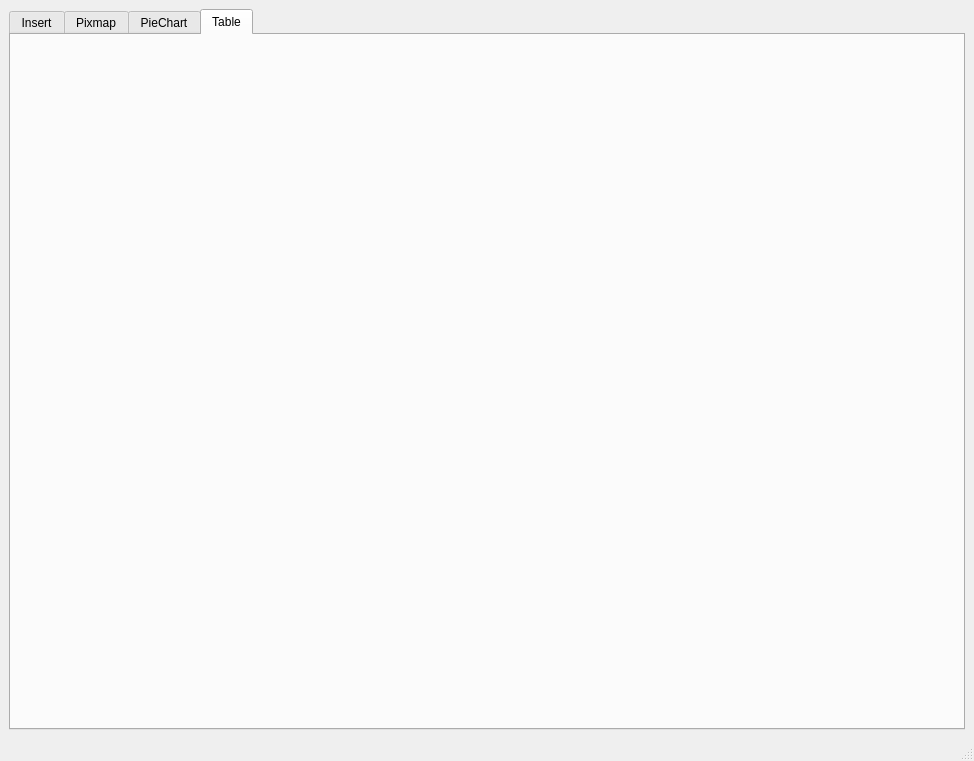
<?xml version="1.0" encoding="UTF-8"?>
<ui version="4.0">
 <class>MainWindow</class>
 <widget class="QMainWindow" name="MainWindow">
  <property name="geometry">
   <rect>
    <x>0</x>
    <y>0</y>
    <width>974</width>
    <height>761</height>
   </rect>
  </property>
  <property name="windowTitle">
   <string>MainWindow</string>
  </property>
  <widget class="QWidget" name="centralwidget">
   <layout class="QHBoxLayout" name="horizontalLayout">
    <item>
     <widget class="QTabWidget" name="tabWidget">
      <property name="sizePolicy">
       <sizepolicy hsizetype="Expanding" vsizetype="Expanding">
        <horstretch>100</horstretch>
        <verstretch>1</verstretch>
       </sizepolicy>
      </property>
      <property name="currentIndex">
       <number>3</number>
      </property>
      <widget class="QWidget" name="insertTab">
       <attribute name="title">
        <string>Insert</string>
       </attribute>
       <layout class="QGridLayout" name="gridLayout_4">
        <item row="0" column="0">
         <layout class="QVBoxLayout" name="insertLayout"/>
        </item>
       </layout>
      </widget>
      <widget class="QWidget" name="pixmapTab">
       <property name="sizePolicy">
        <sizepolicy hsizetype="Expanding" vsizetype="Expanding">
         <horstretch>0</horstretch>
         <verstretch>0</verstretch>
        </sizepolicy>
       </property>
       <attribute name="title">
        <string>Pixmap</string>
       </attribute>
       <layout class="QGridLayout" name="gridLayout">
        <item row="0" column="0">
         <layout class="QVBoxLayout" name="pixmapLayout">
          <property name="sizeConstraint">
           <enum>QLayout::SetDefaultConstraint</enum>
          </property>
         </layout>
        </item>
       </layout>
      </widget>
      <widget class="QWidget" name="pieChartTab">
       <property name="sizePolicy">
        <sizepolicy hsizetype="Expanding" vsizetype="Expanding">
         <horstretch>0</horstretch>
         <verstretch>0</verstretch>
        </sizepolicy>
       </property>
       <attribute name="title">
        <string>PieChart</string>
       </attribute>
       <layout class="QGridLayout" name="gridLayout_2">
        <item row="0" column="0">
         <layout class="QVBoxLayout" name="pieChartLayout">
          <item>
           <widget class="QChartView" name="pieChart"/>
          </item>
         </layout>
        </item>
       </layout>
      </widget>
      <widget class="QWidget" name="tableTab">
       <attribute name="title">
        <string>Table</string>
       </attribute>
       <layout class="QGridLayout" name="gridLayout_3">
        <item row="0" column="0">
         <layout class="QVBoxLayout" name="tableTabLayout"/>
        </item>
       </layout>
      </widget>
     </widget>
    </item>
   </layout>
  </widget>
  <widget class="QMenuBar" name="menubar">
   <property name="geometry">
    <rect>
     <x>0</x>
     <y>0</y>
     <width>974</width>
     <height>22</height>
    </rect>
   </property>
  </widget>
  <widget class="QStatusBar" name="statusbar"/>
 </widget>
 <customwidgets>
  <customwidget>
   <class>QChartView</class>
   <extends>QGraphicsView</extends>
   <header>QtCharts</header>
  </customwidget>
 </customwidgets>
 <resources/>
 <connections/>
</ui>
